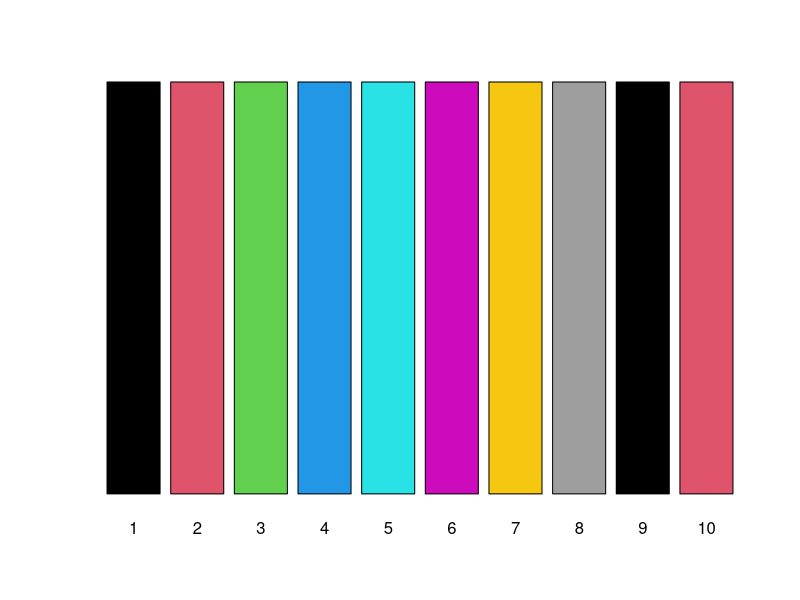
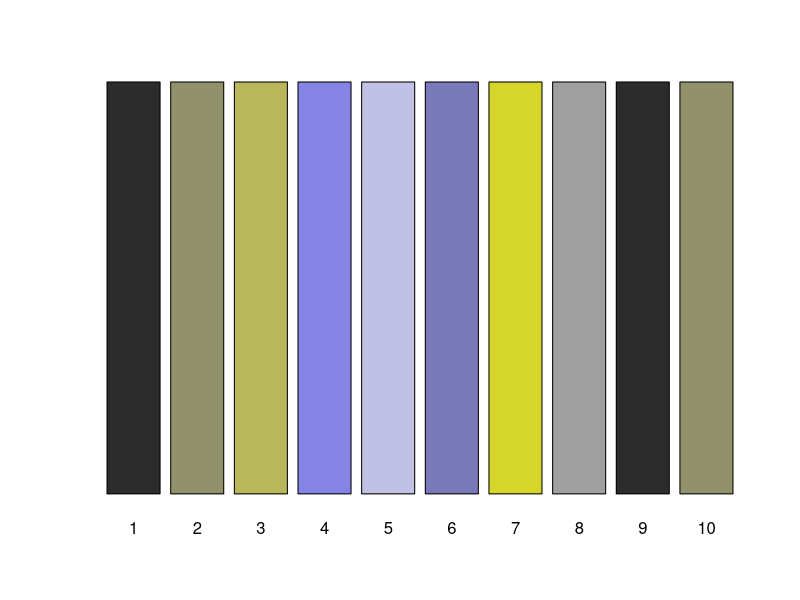
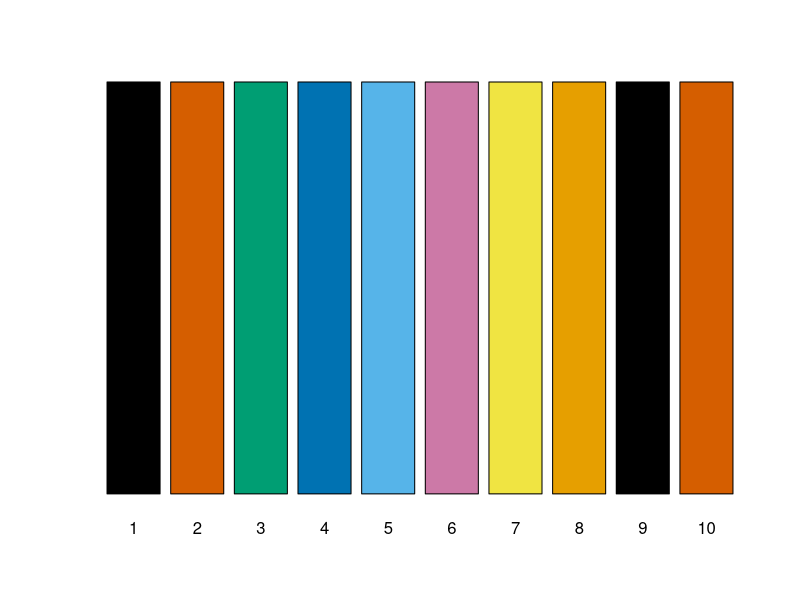
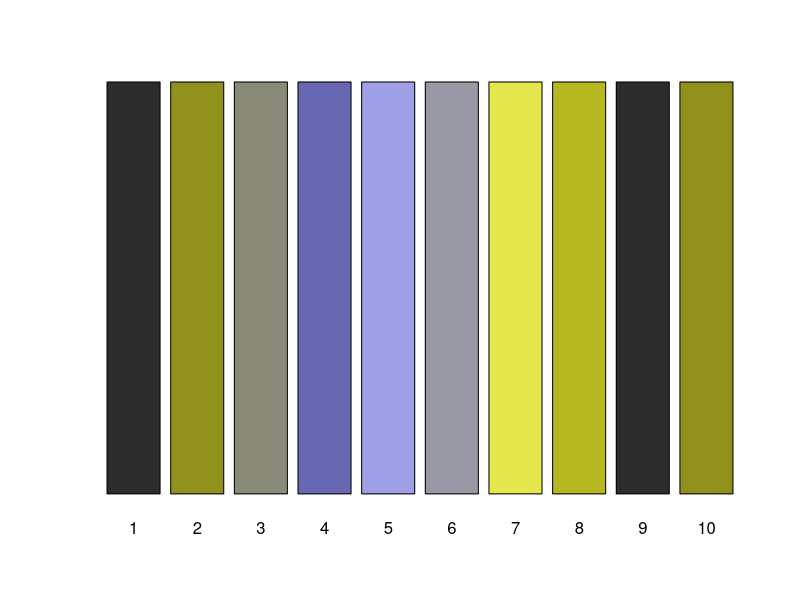
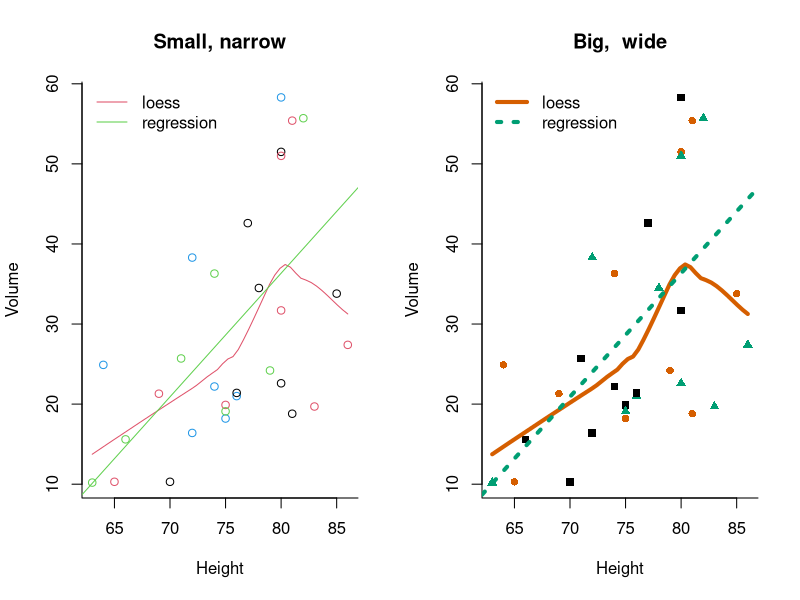
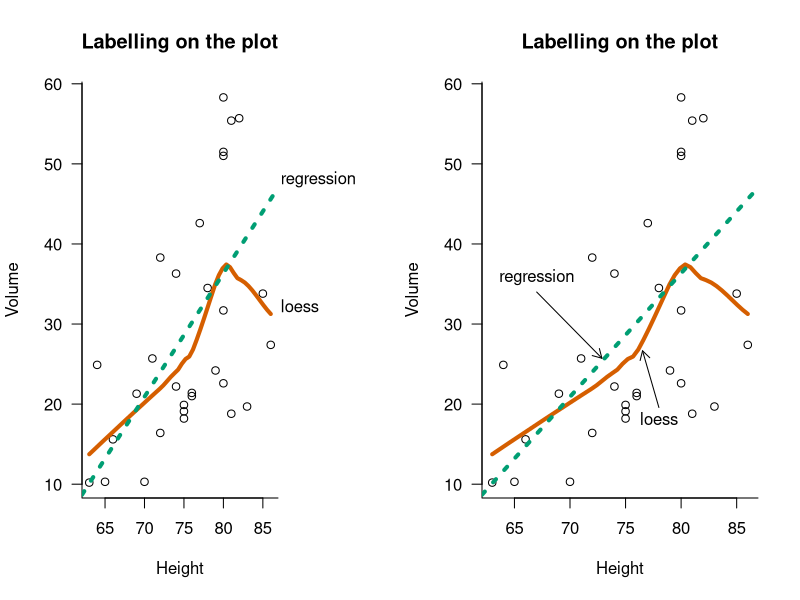

R code for these plots, in order:

# Code for the blog post at
#  https://mmeredith.net/blog/2018/Colours.htm

# Colour-blind-friendly palette
# -----------------------------

palette("default")  # Use the default palette
barplot(rep(1,10), yaxt="n", col=1:10, names.arg=1:10)

library(dichromat)
palette(dichromat(palette()))
barplot(rep(1,10), yaxt="n", col=1:10, names.arg=1:10)

# Here is the palette of colour-blind friendly colours proposed by Okabe and Ito:
.cbColors <- c( black = "#000000", # black
        vermilion = "#D55E00",     # red
        green = "#009E73",         # green3
        blue = "#0072B2",          # blue
        sky = "#56B4E9",           # cyan
        purple = "#CC79A7",        # magenta
        yellow = "#F0E442",        # yellow
        orange = "#E69F00")        # (grey)
grDevices::palette(.cbColors)

palette(.cbColors)  # Use CB-friendly palette
barplot(rep(1,10), yaxt="n", col=1:10, names.arg=1:10)

library(dichromat)
palette(dichromat(palette()))
barplot(rep(1,10), yaxt="n", col=1:10, names.arg=1:10)


# Point size and shape, line width and style
# ------------------------------------------

# Use the first 30 rows of the 'trees' data set for the scatter plots
tr <- trees[1:30, ]

par(mfrow=c(1,2))
palette("default")
with(tr, scatter.smooth(Height, Volume, lpars=list(col=2, lwd=1), bty='l',
col=1:4,
  main="Small, narrow"))
abline(lm(Volume ~ Height, data=trees), lwd=1, col=3)
legend('topleft', c("loess", "regression"), lwd=1, col=2:3, bty='n')

palette(.cbColors)
with(tr, scatter.smooth(Height, Volume, lpars=list(col=2, lwd=4), bty='l',
  col=1:3, pch=15:17, main="Big,  wide"))
abline(lm(Volume ~ Height, data=trees), lwd=4, col=3, lty=3)
legend('topleft', c("loess", "regression"), lwd=4, col=2:3, bty='n', lty=c(1,3))


palette(.cbColors)
par(mar=c(5,4,4,6)+.1)
with(tr, scatter.smooth(Height, Volume, lpars=list(col=2, lwd=4), bty='l', las=1,
  main="Labelling on the plot"))
abline(lm(Volume ~ Height, data=trees), lwd=4, col=3, lty=3)
text(86, 32, "loess", pos=4, xpd=TRUE)
text(86, 48, "regression", pos=4, xpd=TRUE)

# ... or this
par(mar=c(5,4,4,2)+.1)
with(tr, scatter.smooth(Height, Volume, lpars=list(col=2, lwd=4), bty='l', las=1,
  main="Labelling on the plot"))
abline(lm(Volume ~ Height, data=trees), lwd=4, col=3, lty=3)
text(78, 20, 'loess', pos=1) 
arrows(78, 19.58, 76.528, 26.658, length=0.1)
text(67, 34, 'regression', pos=3) 
arrows(67, 34, 72.87, 25.73, length=0.1) 
